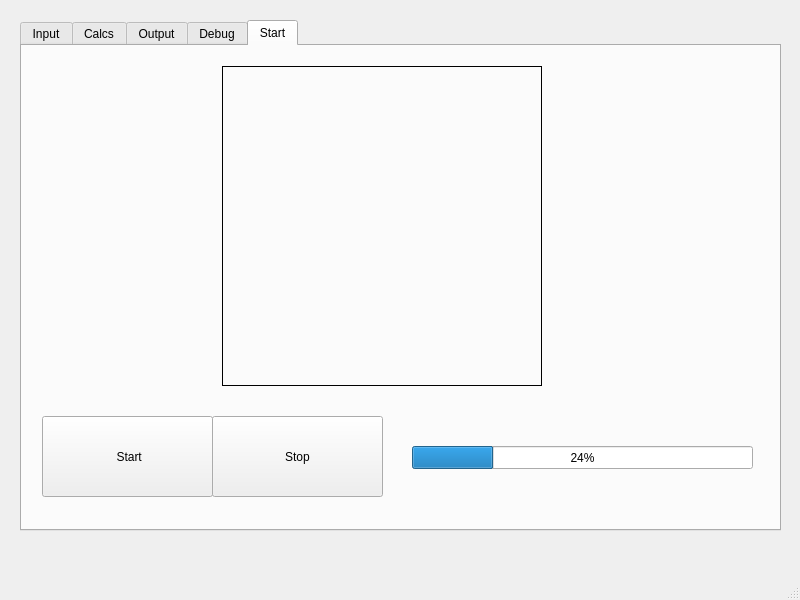
<?xml version="1.0" encoding="UTF-8"?>
<ui version="4.0">
 <class>mpiControlGui</class>
 <widget class="QMainWindow" name="mpiControlGui">
  <property name="geometry">
   <rect>
    <x>0</x>
    <y>0</y>
    <width>800</width>
    <height>600</height>
   </rect>
  </property>
  <property name="windowTitle">
   <string>DetectorMPI</string>
  </property>
  <widget class="QWidget" name="centralwidget">
   <widget class="QTabWidget" name="tabWidget">
    <property name="geometry">
     <rect>
      <x>20</x>
      <y>20</y>
      <width>761</width>
      <height>511</height>
     </rect>
    </property>
    <property name="currentIndex">
     <number>4</number>
    </property>
    <property name="iconSize">
     <size>
      <width>16</width>
      <height>18</height>
     </size>
    </property>
    <widget class="QWidget" name="tab">
     <attribute name="title">
      <string>Input</string>
     </attribute>
     <widget class="QRadioButton" name="radioButton_testimages">
      <property name="geometry">
       <rect>
        <x>80</x>
        <y>80</y>
        <width>114</width>
        <height>22</height>
       </rect>
      </property>
      <property name="text">
       <string>Test Images</string>
      </property>
     </widget>
     <widget class="QRadioButton" name="radioButton_linuxpipe">
      <property name="geometry">
       <rect>
        <x>80</x>
        <y>100</y>
        <width>114</width>
        <height>22</height>
       </rect>
      </property>
      <property name="text">
       <string>Linux Pipe</string>
      </property>
     </widget>
     <widget class="QLabel" name="label">
      <property name="geometry">
       <rect>
        <x>90</x>
        <y>60</y>
        <width>101</width>
        <height>17</height>
       </rect>
      </property>
      <property name="text">
       <string>Data Source</string>
      </property>
     </widget>
     <widget class="QLineEdit" name="lineEdit_pipename">
      <property name="geometry">
       <rect>
        <x>30</x>
        <y>210</y>
        <width>691</width>
        <height>27</height>
       </rect>
      </property>
      <property name="text">
       <string>/local/madpipe</string>
      </property>
     </widget>
     <widget class="QLabel" name="label_2">
      <property name="geometry">
       <rect>
        <x>30</x>
        <y>190</y>
        <width>81</width>
        <height>17</height>
       </rect>
      </property>
      <property name="text">
       <string>PipeName</string>
      </property>
     </widget>
     <widget class="QSpinBox" name="spinBox_imgSizeX">
      <property name="geometry">
       <rect>
        <x>280</x>
        <y>90</y>
        <width>71</width>
        <height>27</height>
       </rect>
      </property>
      <property name="maximum">
       <number>2048</number>
      </property>
      <property name="singleStep">
       <number>128</number>
      </property>
      <property name="value">
       <number>1024</number>
      </property>
     </widget>
     <widget class="QSpinBox" name="spinBox_imgSizeY">
      <property name="geometry">
       <rect>
        <x>350</x>
        <y>90</y>
        <width>71</width>
        <height>27</height>
       </rect>
      </property>
      <property name="maximum">
       <number>2048</number>
      </property>
      <property name="singleStep">
       <number>128</number>
      </property>
      <property name="value">
       <number>1024</number>
      </property>
     </widget>
     <widget class="QLabel" name="label_9">
      <property name="geometry">
       <rect>
        <x>300</x>
        <y>70</y>
        <width>101</width>
        <height>17</height>
       </rect>
      </property>
      <property name="text">
       <string>X,Y Img Size</string>
      </property>
     </widget>
     <widget class="QSpinBox" name="spinBox_numImgs">
      <property name="geometry">
       <rect>
        <x>470</x>
        <y>90</y>
        <width>91</width>
        <height>27</height>
       </rect>
      </property>
      <property name="minimum">
       <number>1</number>
      </property>
      <property name="maximum">
       <number>1000000</number>
      </property>
      <property name="singleStep">
       <number>50</number>
      </property>
     </widget>
     <widget class="QLabel" name="label_10">
      <property name="geometry">
       <rect>
        <x>480</x>
        <y>70</y>
        <width>67</width>
        <height>17</height>
       </rect>
      </property>
      <property name="text">
       <string>NumImgs</string>
      </property>
     </widget>
     <widget class="QSpinBox" name="spinBox_imgPeriodMs">
      <property name="geometry">
       <rect>
        <x>610</x>
        <y>90</y>
        <width>81</width>
        <height>27</height>
       </rect>
      </property>
      <property name="maximum">
       <number>100000</number>
      </property>
      <property name="singleStep">
       <number>100</number>
      </property>
      <property name="value">
       <number>1000</number>
      </property>
     </widget>
     <widget class="QLabel" name="label_11">
      <property name="geometry">
       <rect>
        <x>610</x>
        <y>70</y>
        <width>67</width>
        <height>17</height>
       </rect>
      </property>
      <property name="text">
       <string>Period ms</string>
      </property>
     </widget>
    </widget>
    <widget class="QWidget" name="tab_2">
     <attribute name="title">
      <string>Calcs</string>
     </attribute>
     <widget class="QCheckBox" name="checkBox_avgdark">
      <property name="geometry">
       <rect>
        <x>80</x>
        <y>60</y>
        <width>141</width>
        <height>22</height>
       </rect>
      </property>
      <property name="text">
       <string>Average Dark</string>
      </property>
     </widget>
     <widget class="QCheckBox" name="checkBox_subdark">
      <property name="geometry">
       <rect>
        <x>80</x>
        <y>190</y>
        <width>121</width>
        <height>22</height>
       </rect>
      </property>
      <property name="text">
       <string>Subtract Dark</string>
      </property>
     </widget>
     <widget class="QLineEdit" name="lineEdit_ntoavg">
      <property name="geometry">
       <rect>
        <x>160</x>
        <y>100</y>
        <width>113</width>
        <height>27</height>
       </rect>
      </property>
     </widget>
     <widget class="QLabel" name="label_3">
      <property name="geometry">
       <rect>
        <x>90</x>
        <y>100</y>
        <width>67</width>
        <height>17</height>
       </rect>
      </property>
      <property name="text">
       <string>N toAvg</string>
      </property>
     </widget>
    </widget>
    <widget class="QWidget" name="tab_3">
     <attribute name="title">
      <string>Output</string>
     </attribute>
     <widget class="QRadioButton" name="radioButton_tifffile">
      <property name="geometry">
       <rect>
        <x>20</x>
        <y>50</y>
        <width>114</width>
        <height>22</height>
       </rect>
      </property>
      <property name="text">
       <string>Tiff File</string>
      </property>
     </widget>
     <widget class="QRadioButton" name="radioButton_linuxOutPipe">
      <property name="geometry">
       <rect>
        <x>20</x>
        <y>220</y>
        <width>114</width>
        <height>22</height>
       </rect>
      </property>
      <property name="text">
       <string>LinuxPipe</string>
      </property>
     </widget>
     <widget class="QLineEdit" name="lineEdit_tiffpath">
      <property name="geometry">
       <rect>
        <x>100</x>
        <y>80</y>
        <width>611</width>
        <height>27</height>
       </rect>
      </property>
      <property name="text">
       <string>/local</string>
      </property>
     </widget>
     <widget class="QLineEdit" name="lineEdit_tiffbasename">
      <property name="geometry">
       <rect>
        <x>100</x>
        <y>110</y>
        <width>261</width>
        <height>27</height>
       </rect>
      </property>
      <property name="text">
       <string>testy</string>
      </property>
     </widget>
     <widget class="QLineEdit" name="linEdit_tiffnumber">
      <property name="geometry">
       <rect>
        <x>100</x>
        <y>140</y>
        <width>113</width>
        <height>27</height>
       </rect>
      </property>
      <property name="text">
       <string>100</string>
      </property>
     </widget>
     <widget class="QLineEdit" name="lineEdit_linuxOutpipeName">
      <property name="geometry">
       <rect>
        <x>100</x>
        <y>260</y>
        <width>611</width>
        <height>27</height>
       </rect>
      </property>
     </widget>
     <widget class="QLabel" name="label_5">
      <property name="geometry">
       <rect>
        <x>10</x>
        <y>90</y>
        <width>67</width>
        <height>17</height>
       </rect>
      </property>
      <property name="text">
       <string>Path</string>
      </property>
     </widget>
     <widget class="QLabel" name="label_6">
      <property name="geometry">
       <rect>
        <x>10</x>
        <y>120</y>
        <width>81</width>
        <height>17</height>
       </rect>
      </property>
      <property name="text">
       <string>BaseName</string>
      </property>
     </widget>
     <widget class="QLabel" name="label_7">
      <property name="geometry">
       <rect>
        <x>10</x>
        <y>150</y>
        <width>67</width>
        <height>17</height>
       </rect>
      </property>
      <property name="text">
       <string>Number</string>
      </property>
     </widget>
     <widget class="QLabel" name="label_8">
      <property name="geometry">
       <rect>
        <x>20</x>
        <y>270</y>
        <width>71</width>
        <height>17</height>
       </rect>
      </property>
      <property name="text">
       <string>PipeName</string>
      </property>
     </widget>
     <widget class="QRadioButton" name="radioButton_nullOutput">
      <property name="geometry">
       <rect>
        <x>20</x>
        <y>10</y>
        <width>114</width>
        <height>22</height>
       </rect>
      </property>
      <property name="text">
       <string>No Output</string>
      </property>
     </widget>
    </widget>
    <widget class="QWidget" name="tab_5">
     <attribute name="title">
      <string>Debug</string>
     </attribute>
     <widget class="QPushButton" name="pushButton_10secpause">
      <property name="geometry">
       <rect>
        <x>110</x>
        <y>80</y>
        <width>98</width>
        <height>27</height>
       </rect>
      </property>
      <property name="text">
       <string>Block10s</string>
      </property>
     </widget>
     <widget class="QLabel" name="label_4">
      <property name="geometry">
       <rect>
        <x>220</x>
        <y>80</y>
        <width>381</width>
        <height>17</height>
       </rect>
      </property>
      <property name="text">
       <string>Pause mpi proc. for 10s, to lset queues fill up</string>
      </property>
     </widget>
     <widget class="QCheckBox" name="checkBox_saveMPIRam">
      <property name="geometry">
       <rect>
        <x>110</x>
        <y>130</y>
        <width>151</width>
        <height>22</height>
       </rect>
      </property>
      <property name="text">
       <string>SaveMPIRams</string>
      </property>
     </widget>
     <widget class="QCheckBox" name="checkBox_isPrintTrace">
      <property name="geometry">
       <rect>
        <x>110</x>
        <y>160</y>
        <width>97</width>
        <height>22</height>
       </rect>
      </property>
      <property name="text">
       <string>Print Trace</string>
      </property>
     </widget>
     <widget class="QSpinBox" name="spinBox_maxNumProcs">
      <property name="geometry">
       <rect>
        <x>300</x>
        <y>190</y>
        <width>58</width>
        <height>27</height>
       </rect>
      </property>
      <property name="value">
       <number>2</number>
      </property>
     </widget>
     <widget class="QCheckBox" name="checkBox_isLimitNProcs">
      <property name="geometry">
       <rect>
        <x>110</x>
        <y>190</y>
        <width>181</width>
        <height>22</height>
       </rect>
      </property>
      <property name="text">
       <string>Limit Max N Processes</string>
      </property>
     </widget>
    </widget>
    <widget class="QWidget" name="tab_4">
     <attribute name="title">
      <string>Start</string>
     </attribute>
     <widget class="QPushButton" name="pushButton_start">
      <property name="geometry">
       <rect>
        <x>20</x>
        <y>370</y>
        <width>171</width>
        <height>81</height>
       </rect>
      </property>
      <property name="text">
       <string> Start</string>
      </property>
     </widget>
     <widget class="QPushButton" name="pushButton_stop">
      <property name="geometry">
       <rect>
        <x>190</x>
        <y>370</y>
        <width>171</width>
        <height>81</height>
       </rect>
      </property>
      <property name="text">
       <string>Stop</string>
      </property>
     </widget>
     <widget class="QProgressBar" name="progressBar_numImages">
      <property name="geometry">
       <rect>
        <x>390</x>
        <y>400</y>
        <width>341</width>
        <height>23</height>
       </rect>
      </property>
      <property name="value">
       <number>24</number>
      </property>
     </widget>
     <widget class="QLabel" name="label_dispImage">
      <property name="geometry">
       <rect>
        <x>200</x>
        <y>20</y>
        <width>320</width>
        <height>320</height>
       </rect>
      </property>
      <property name="frameShape">
       <enum>QFrame::Box</enum>
      </property>
      <property name="text">
       <string/>
      </property>
     </widget>
     <widget class="QLabel" name="label_dispTextLeft">
      <property name="geometry">
       <rect>
        <x>20</x>
        <y>20</y>
        <width>161</width>
        <height>311</height>
       </rect>
      </property>
      <property name="text">
       <string/>
      </property>
     </widget>
     <widget class="QLabel" name="label_dispTextRight">
      <property name="geometry">
       <rect>
        <x>530</x>
        <y>20</y>
        <width>191</width>
        <height>311</height>
       </rect>
      </property>
      <property name="text">
       <string/>
      </property>
     </widget>
    </widget>
   </widget>
  </widget>
  <widget class="QMenuBar" name="menubar">
   <property name="geometry">
    <rect>
     <x>0</x>
     <y>0</y>
     <width>800</width>
     <height>25</height>
    </rect>
   </property>
  </widget>
  <widget class="QStatusBar" name="statusbar"/>
 </widget>
 <resources/>
 <connections/>
</ui>
